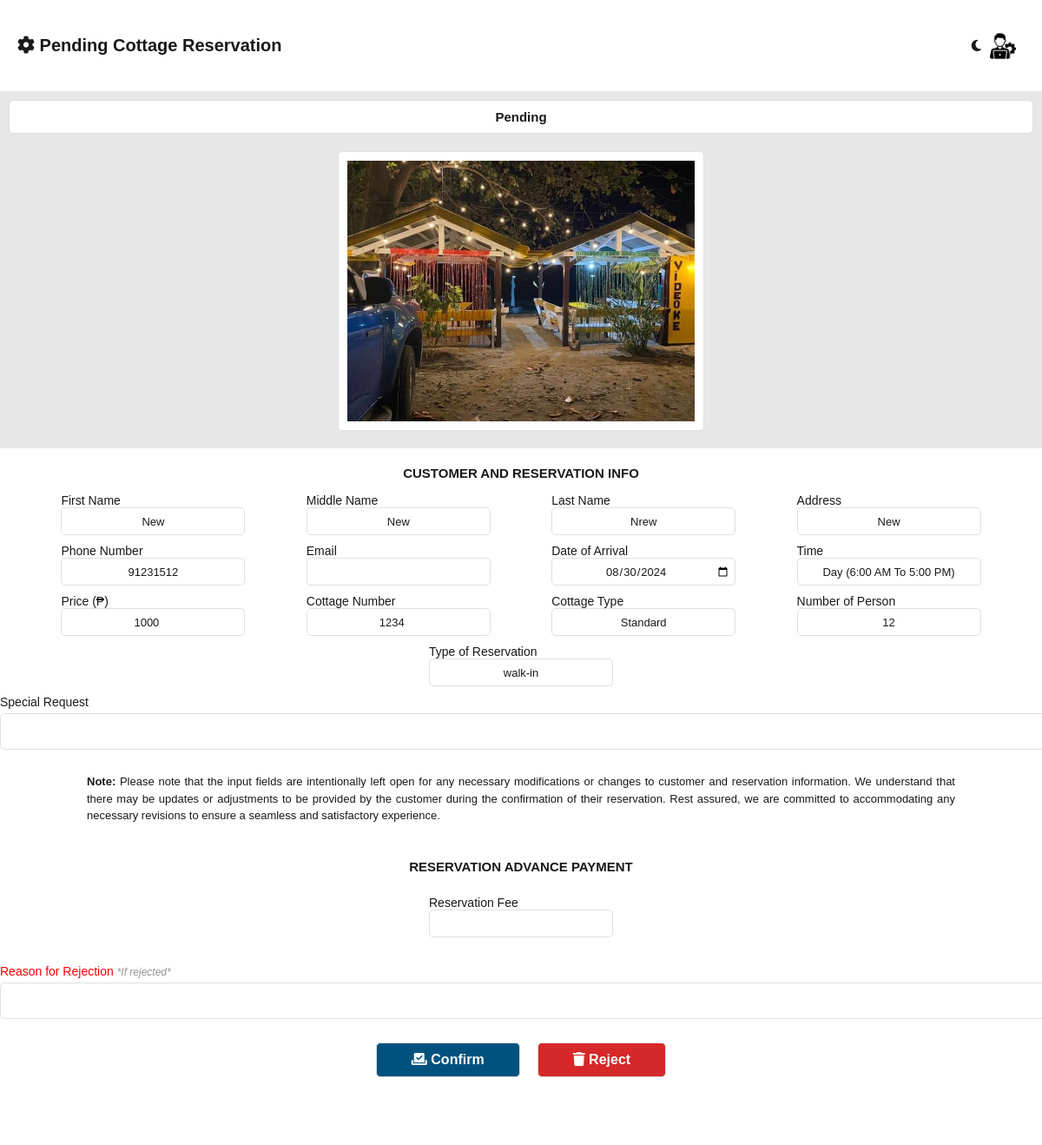
The app's page /admin/cottage_pending.php?manage_id=10 (signed in) with its own data.
### tables this page shows
CREATE TABLE `reserve_cottage_tbl` (
  `reserve_id` int(11) NOT NULL,
  `user_id` int(255) NOT NULL,
  `reserve_status` varchar(255) NOT NULL,
  `reserve_type` varchar(255) NOT NULL,
  `first_name` varchar(255) NOT NULL,
  `middle_name` varchar(255) NOT NULL,
  `last_name` varchar(255) NOT NULL,
  `reserve_address` text NOT NULL,
  `phone_number` bigint(255) NOT NULL,
  `email` varchar(255) NOT NULL,
  `date_of_arrival` date NOT NULL,
  `time` varchar(255) NOT NULL,
  `price` bigint(255) NOT NULL,
  `cottage_number` bigint(255) NOT NULL,
  `cottage_type` varchar(255) NOT NULL,
  `number_of_person` int(255) NOT NULL,
  `special_request` text NOT NULL,
  `cottage_photo` varchar(255) NOT NULL,
  `cottage_reserve_fee` bigint(255) NOT NULL,
  `rejection_reason` text NOT NULL
);

### admin/cottage_pending.php (the view, shortened to what this page needs)
<?php
include('db_connect.php');
$manage_data = [
    'reserve_id' => '',
    'first_name' => '',
    'middle_name' => '',
    'last_name' => '',
    'reserve_address' => '',
    'phone_number' => '',
    'email' => '',
    'date_of_arrival' => '',
    'time' => '',
    'cottage_number' => '',
    'cottage_type' => '',
    'number_of_person' => '',
    'price' => '',
    'special_request' => '',
    'reserve_type' => '',
    'cottage_photo' => ''
];
if (isset($_GET['manage_id'])) {
    $manage_id = $_GET['manage_id'];
    $manage_query = "SELECT * FROM reserve_cottage_tbl WHERE reserve_id = $manage_id";
    $manage_result = mysqli_query($con, $manage_query);
    $manage_data = mysqli_fetch_assoc($manage_result);
}
?>
<!DOCTYPE html>
<html lang="en">
<head>
    <?php
    include 'assets.php'
        ?>
    <link rel="stylesheet" type="text/css" href="css/main.css?v=<?php echo time(); ?>">
    <link rel="stylesheet" type="text/css" href="css/sidenav2.css?v=<?php echo time(); ?>">
    <link rel="stylesheet" type="text/css" href="css/allReservationRoomAndCottage.css?v=<?php echo time(); ?>">
</head>
<body>
    <main>
        <section class="middle-container">
            <div class="header-container">
                <div class="title-head">
                    <label for=""><i class="fa-solid fa-gear"></i> Pending Cottage Reservation</label>
                </div>
                <div class="title-head-right">
                    <div class="switch-mode">
                        <i class="fa-regular fa-moon" id="icon"></i>
                    </div>
                    <img src="../system_images/administrator.png" alt="" id="logoImg">
                </div>
            </div>
            <div class="center-container">
                <div class="container">
                    <div class="header-label">
                        <label for=""><?php echo $manage_data['reserve_status'] ?></label>
                    </div>
                    <form method="post" action="" class="form-container">
                        <div class="info-container">
                            <div class="image-container">
                                <img name="photo" src="<?php echo $manage_data['cottage_photo']; ?>" alt="">
                            </div>
                            <div class="header-label2">
                                <label>CUSTOMER AND RESERVATION INFO</label>
                            </div>
                            <div class="line">
                                <div>
                                    <label>First Name</label><br>
                                    <input name="first_name" value="<?php echo $manage_data['first_name']; ?>">
                                </div>
                                <div>
                                    <label>Middle Name</label><br>
                                    <input name="middle_name" value="<?php echo $manage_data['middle_name']; ?>">
                                </div>
                                <div>
                                    <label>Last Name</label><br>
                                    <input name="last_name" value="<?php echo $manage_data['last_name']; ?>">
                                </div>
                                <div>
                                    <label>Address</label><br>
                                    <input name="reserve_address"
                                        value="<?php echo $manage_data['reserve_address']; ?>">
                                </div>
                            </div>
                            <div class="line">
                                <div>
                                    <label>Phone Number</label><br>
                                    <input name="phone_number" value="<?php echo $manage_data['phone_number']; ?>">
                                </div>
                                <div>
                                    <label>Email</label><br>
                                    <input class="notransform" name="email"
                                        value="<?php echo $manage_data['email']; ?>">
                                </div>
                                <div>
                                    <label>Date of Arrival</label><br>
                                    <input type="date" name="date_of_arrival"
                                        value="<?php echo $manage_data['date_of_arrival']; ?>">
                                </div>
                                <div>
                                    <label>Time</label><br>
                                    <input type="text" name="time" value="<?php echo $manage_data['time']; ?>">
                                </div>
                            </div>
                            <div class="line">
                                <div>
                                    <label>Price (₱)</label><br>
                                    <input type="number" name="price" value="<?php echo $manage_data['price']; ?>">
                                </div>
                                <div>
                                    <label>Cottage Number</label><br>
                                    <input type="number" name="cottage_number"
                                        value="<?php echo $manage_data['cottage_number']; ?>">
                                </div>
                                <div>
                                    <label>Cottage Type</label><br>
                                    <input name="cottage_type" value="<?php echo $manage_data['cottage_type']; ?>">
                                </div>
                                <div>
                                    <label>Number of Person</label><br>
                                    <input name="number_of_person"
                                        value="<?php echo $manage_data['number_of_person']; ?>">
                                </div>
                            </div>
                            <div class="line">
                                <div>
                                    <label>Type of Reservation</label><br>
                                    <input type="text" class="notransform" name="reserve_type"
                                        value="<?php echo $manage_data['reserve_type']; ?>" disabled>
                                </div>
                            </div>
                            <div class="line">
                                <div>
                                    <label>Special Request</label><br>
                                    <textarea name="special_request"
                                        id=""><?php echo $manage_data['special_request']; ?></textarea>
                                </div>
                            </div>
                            <div class="note">
                                <p>
                                    <b>Note:</b> Please note that the input fields are intentionally left open for any
                                    necessary modifications or changes to customer and reservation information. We
                                    understand that there may be updates or adjustments to be provided by the customer
                                    during the confirmation of their reservation. Rest assured, we are committed to
                                    accommodating any necessary revisions to ensure a seamless and satisfactory
                                    experience.
                                </p>
                            </div>
                            <div class="header-label2">
                                <label>RESERVATION ADVANCE PAYMENT</label>
                            </div>
                            <div class="payment-container">
                                <div class="line">
                                    <div>
                                        <label>Reservation Fee</label><br>
                                        <input type="number" name="cottage_reserve_fee" required>
                                    </div>
                                </div>
                            </div>
                            <br>
                            <div>
                                <div class="line">
                                    <div>
                                        <label style="color: red;">Reason for Rejection <em id="goodfor">*If
                                                rejected*</em></label><br>
                                        <textarea name="rejection_reason" id=""></textarea>
                                    </div>
                                </div>
                            </div>
                        </div>
                        <div class="button-holder">
                            <button class="check-btn" type="submit" name="confirm"><i
                                    class="fa-solid fa-check-to-slot"></i>
                                Confirm</button>
                            <a class="reject-btn" id="reject-btn" name="reject" onclick="confirmReject()"><i
                                    class="fa-solid fa-trash"></i>
                                Reject</a>
                        </div>
                    </form>
                </div>
            </div>
        </section>
    </main>
</body>
</html>

### admin/css/header.css (style rules this page uses)
* { margin: 0; font-family: 'Trebuchet MS', 'Lucida Sans Unicode', 'Lucida Grande', 'Lucida Sans', Arial, sans-serif; box-sizing: none; }
button { cursor: pointer; }

### admin/css/main.css (style rules this page uses)
* { margin: 0; font-family: 'Trebuchet MS', 'Lucida Sans Unicode', 'Lucida Grande', 'Lucida Sans', Arial, sans-serif; }
body { background-color: var(--first-color2); }
button { cursor: pointer; }
a { cursor: pointer; }
:root { --pure-white: white; --first-color: white; --first-color2: #E7E7E7; --second-color: #EAE2B7; --third-color: #FCBF49; --fourth-color: #F77F00; --fifth-color: #D62828; --sixth-color: #00527e; --seventh-color: #18191A; --seventh-color2: #e0e0e0; --seventh-color3: #e0e0e0; --seventh-color4: #757575; --eight-color: #002334; --eight-color2: #001824; --select-color: #F77F00; --select-color2: #cd6a00; --booknow-text: #ffffff; --booknow-text2: #242526; --booknow-border: #F77F00; --reservation-titleborder: #18191A; --reservation-title: #18191A; --reservation-text: white; --box-shadow: #b4b4b4; --after-input: #effaff; --water-border: #EAE2B7; --water-color: #0d2cc5; --gray-button: rgba(220, 220, 220, 0.849); font-size: 62.5%; --tdeven-color: #0023340c; --proceed-color: white; --proceed-bgcolor: #00527e; --cancel-color: white; --cancel-bgcolor: #D62828; --fixed-color: #effaff; --graph-title-color: #777; --legend-text-color: #777; --tooltip-bg-color: #333333; --tooltip-title-color: #ffffff; --tooltip-body-color: #ffffff; --axis-title-color: #777; --axis-ticks-color: #777; }
p { color: var(--seventh-color); font-size: 1.5rem; text-align: justify; line-height: 1.5; }
.center-container { animation: transitionIn 0.5s; }

### admin/css/sidenav2.css (style rules this page uses)
main { width: 100%; display: flex; flex-direction: row; }
.middle-container { width: 100%; display: flex; flex-direction: column; }
.header-container { width: 100%; height: 8vh; background-color: var(--first-color); display: flex; justify-content: space-between; align-items: center; }
.title-head { display: flex; align-items: center; margin-left: 20px; }
.title-head label { font-size: 2rem; font-weight: bold; color: var(--seventh-color); text-transform: capitalize; }
.title-head-right { display: flex; align-items: center; padding: 10px; margin-right: 20px; }
.title-head-right img { height: 30px; }
.title-head-right .switch-mode { margin-right: 10px; }
.switch-mode i { font-size: 15px; cursor: pointer; color: var(--seventh-color); }
.center-container { width: 100%; background-color: var(--first-color2); height: 92vh; overflow-y: scroll; }

### records on screen
reserve_cottage_tbl: reserve_status "Pending", cottage_photo (picture), first_name "new", middle_name "new", last_name "nrew", reserve_address "new", phone_number "91231512", date_of_arrival "08/30/2024", time "Day (6:00 AM to 5:00 PM)", price "1000", cottage_number "1234", cottage_type "Standard", number_of_person "12", reserve_type "walk-in"
